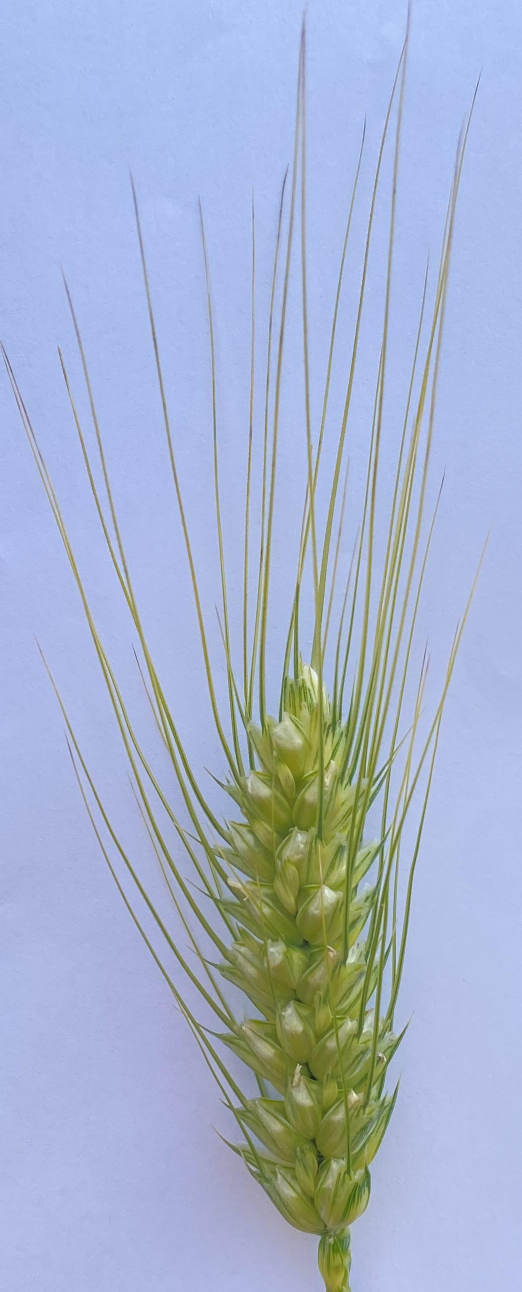
%> input picture old code/1.jpg, 1043 x 2583 px (shown at 1/2 size)
$ octave --eval "Gray_level_correction(rgb2gray(imread('1.jpg')));"   (GNU Octave 9; MATLAB toolbox functions it lacks are replaced by stand-ins)
%> lines starting %> are read from the running program, lines starting %| are printed output that depends on the picture
% 对pout.tif进行不均匀光照的校正
function Gray_level_correction(im)
%     img = imread('pout.tif');  % 读取文件
%     img = imread('rice.png');  % 读取文件
    img=im;
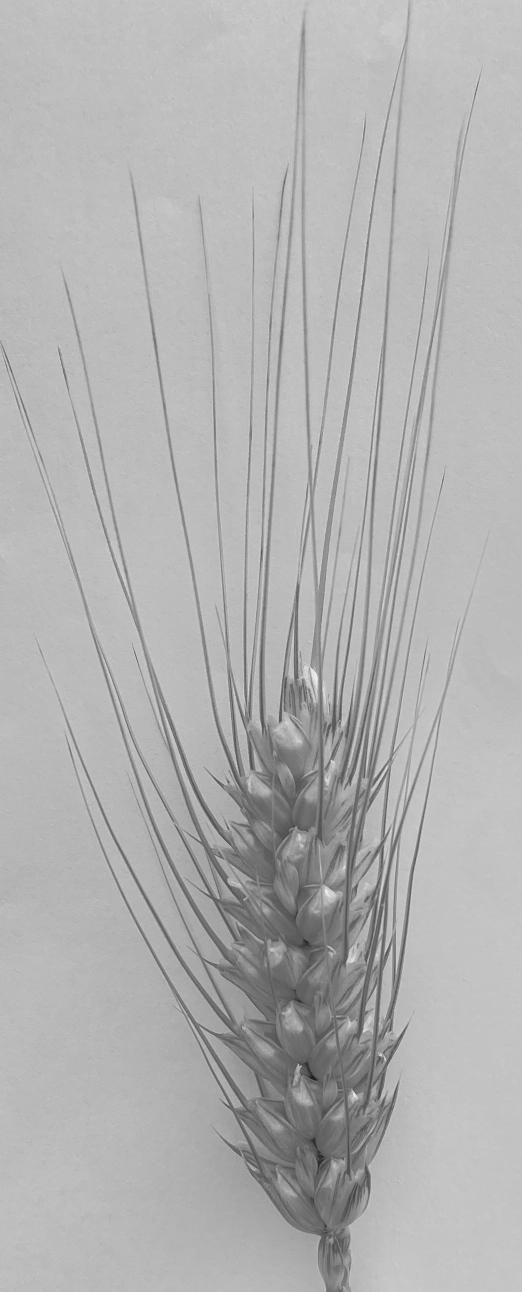
%> img: size 2583x1043 uint8 (shown at 1/2 size); min 8, max 250, mean 177.3
    figure('Name','不均匀光照的校正');  % 开一个叫不均匀光照的校正的窗口
    subplot(3,3,1);imshow(img);title('pout.tif原图');   % 显示原图
    subplot(3,3,4);imhist(img);title('pout.tif原图直方图');   % 显示直方图
    img_1 = blkproc(img,[32,32],'min(x(:))');             % 相当于滤波 大一点不会出现突兀的色块
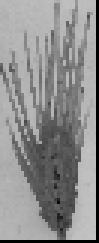
%> img_1: size 81x33 uint8 (shown 3 times larger); min 0, max 194, mean 141.5
    s = size(img_1);
%> s = [81 33]
    if(img_1(s(1),s(2))==0) % blkproc可能会出现黑边
        img_1 = img_1(1:s(1)-1,1:s(2)-1);
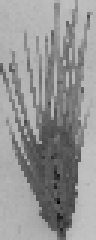
%> img_1: size 80x32 uint8 (shown 3 times larger); min 8, max 194, mean 147.8
    end
    img_1 = imresize(img_1, size(img), 'bilinear');       % 双线性插值，插到原图大小
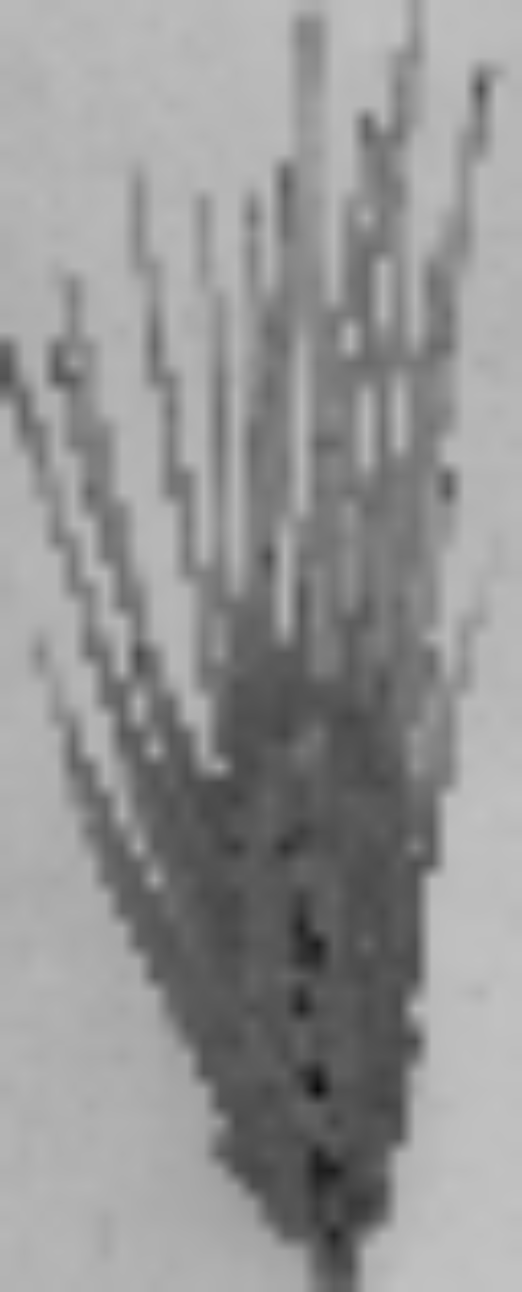
%> img_1: size 2583x1043 uint8 (shown at 1/2 size); min 8, max 194, mean 147.8
    subplot(3,3,2);imshow(img_1);title('pout.tif背景');   % 显示背景
    img_1 = imsubtract(img,img_1);  % 图像减法
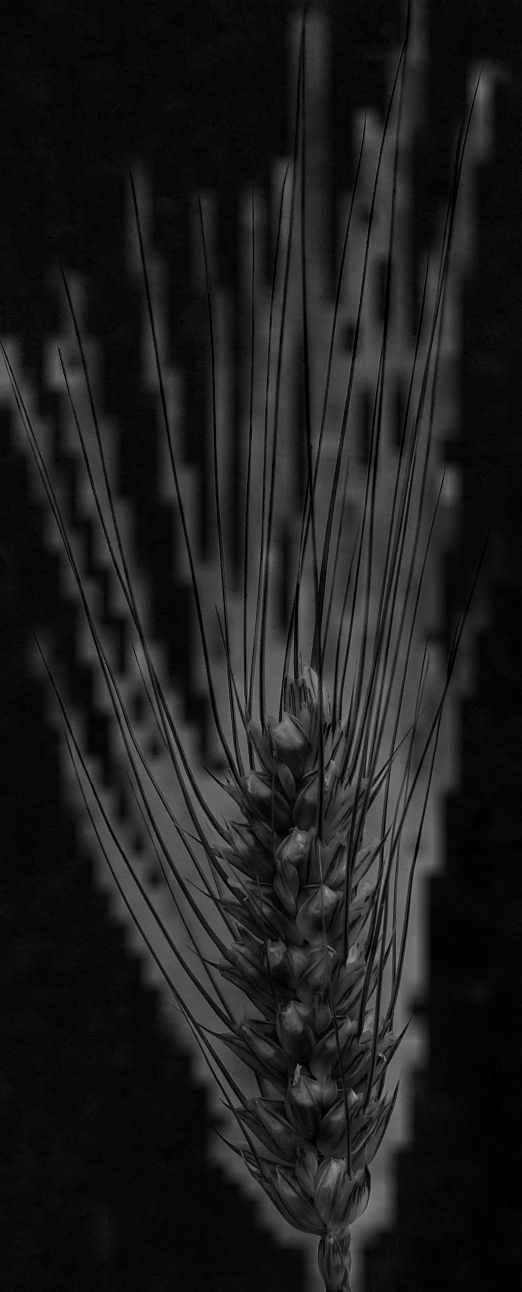
%> img_1: size 2583x1043 uint8 (shown at 1/2 size); min 0, max 169, mean 29.5
    subplot(3,3,3);imshow(img_1);title('pout.tif光照校正图像');   % 显示光照校正图像
    subplot(3,3,6);imhist(img_1);title('pout.tif校正直方图');   % 显示直方图
    max_1 = double(max(img_1(:)));    % 得到像素最大值
%> max_1 = 169
    min_1 = double(min(img_1(:)));    % 得到像素最小值
%> min_1 = 0
    subplot(3,3,5);plot([min_1,max_1],[0,255]);
    axis([0 255 0 255]);title('线性变换函数');   %显示线性变换函数
    img_2 = imadjust(img_1,[min_1/255,max_1/255],[]);
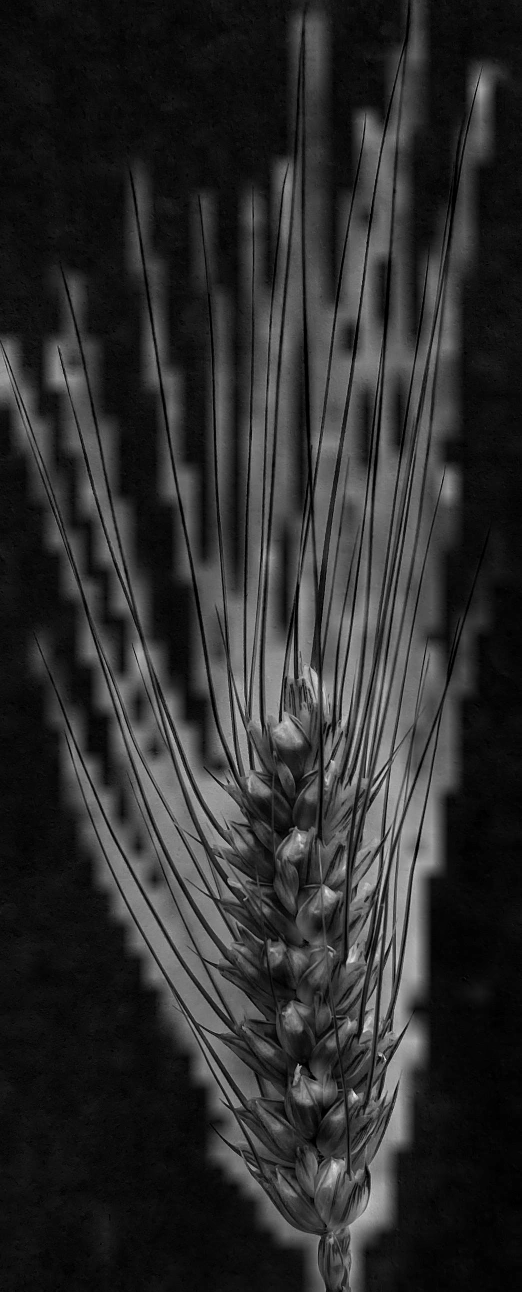
%> img_2: size 2583x1043 uint8 (shown at 1/2 size); min 0, max 255, mean 44.7
%> `Gray_level_correction(rgb2gray(imread('1.jpg')));`:
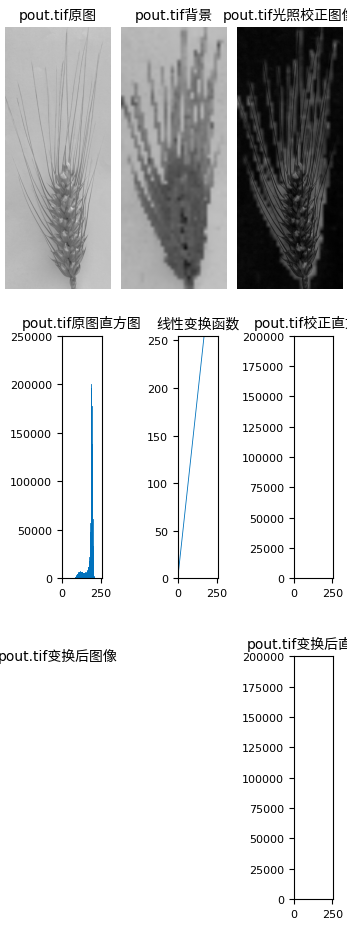
%> figure redrawn from the program's plot data, 8 panels
    subplot(3,3,9);imhist(img_2);title('pout.tif变换后直方图');   % 显示变换后直方图
    subplot(3,3,7);imshow(img_2);title('pout.tif变换后图像');   % 显示变换后图像
end

$ run again, on old code/19.jpg
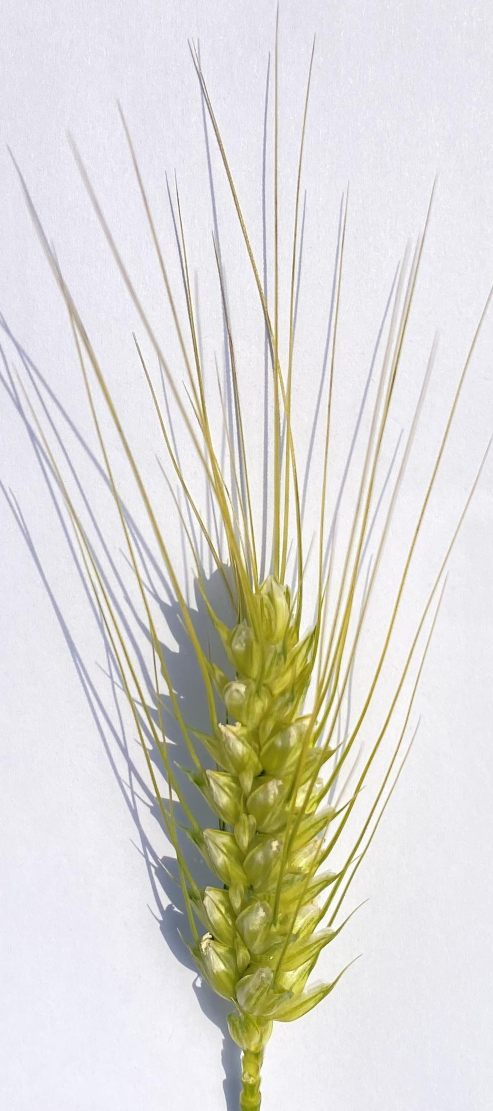
%> input picture old code/19.jpg, 986 x 2221 px (shown at 1/2 size)
%> in Gray_level_correction, `img_1 = imsubtract(img,img_1);`:
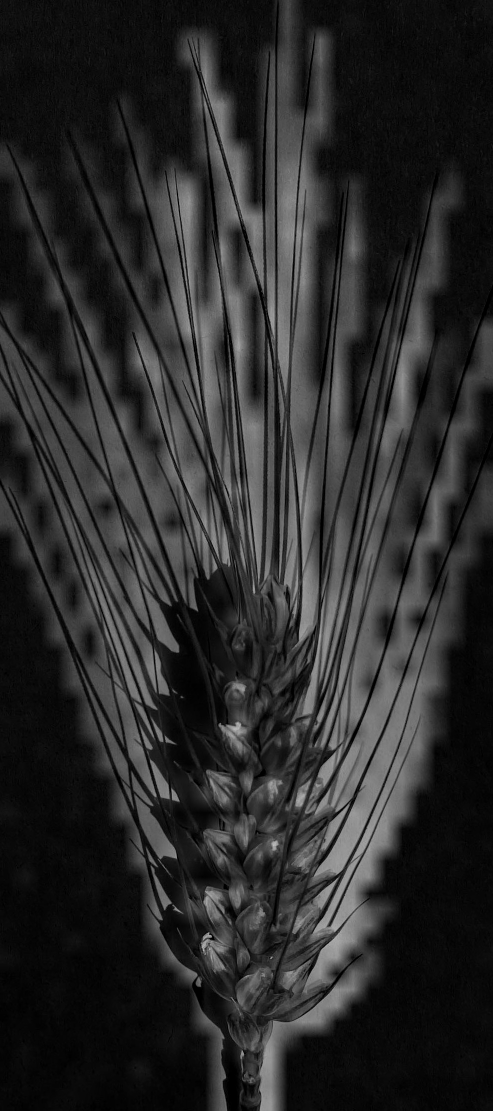
%> img_1: size 2221x986 uint8 (shown at 1/2 size); min 0, max 193, mean 41.8
%> max_1 = 193
%> min_1 = 0
%> in Gray_level_correction, `img_2 = imadjust(img_1,[min_1/255,max_1/255],[]);`:
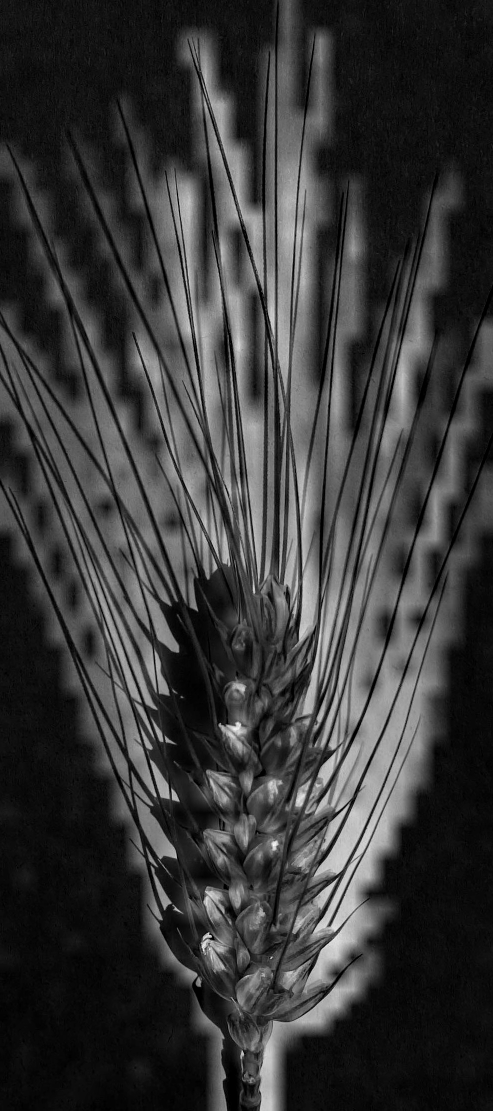
%> img_2: size 2221x986 uint8 (shown at 1/2 size); min 0, max 255, mean 55.3
